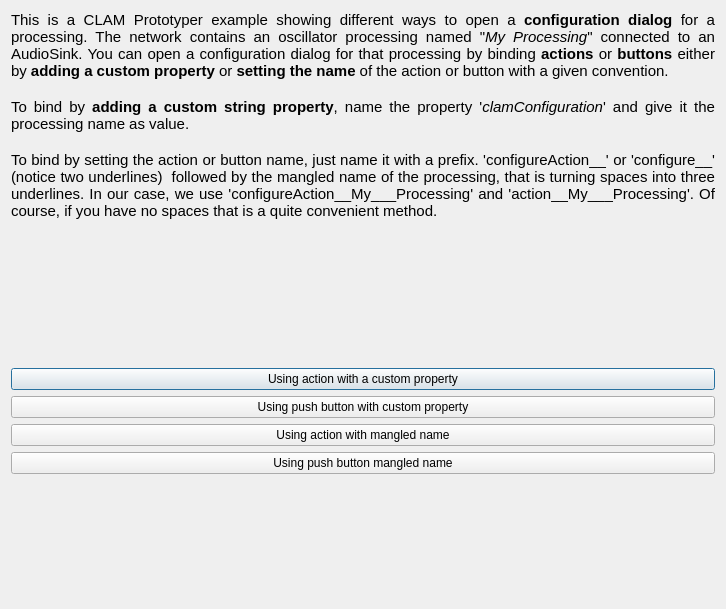
<?xml version="1.0" encoding="UTF-8"?>
<ui version="4.0">
 <class>ConfigurationBinders</class>
 <widget class="QDialog" name="ConfigurationBinders">
  <property name="geometry">
   <rect>
    <x>0</x>
    <y>0</y>
    <width>726</width>
    <height>609</height>
   </rect>
  </property>
  <property name="windowTitle">
   <string>Configuration Binders Example</string>
  </property>
  <layout class="QVBoxLayout" name="verticalLayout">
   <item>
    <widget class="QLabel" name="exampleDescription">
     <property name="sizePolicy">
      <sizepolicy hsizetype="MinimumExpanding" vsizetype="MinimumExpanding">
       <horstretch>0</horstretch>
       <verstretch>0</verstretch>
      </sizepolicy>
     </property>
     <property name="text">
      <string>&lt;!DOCTYPE HTML PUBLIC &quot;-//W3C//DTD HTML 4.0//EN&quot; &quot;http://www.w3.org/TR/REC-html40/strict.dtd&quot;&gt;
&lt;html&gt;&lt;head&gt;&lt;meta name=&quot;qrichtext&quot; content=&quot;1&quot; /&gt;&lt;style type=&quot;text/css&quot;&gt;
p, li { white-space: pre-wrap; }
&lt;/style&gt;&lt;/head&gt;&lt;body style=&quot; font-family:'DejaVu Sans'; font-size:11pt; font-weight:400; font-style:normal;&quot;&gt;
&lt;p style=&quot; margin-top:0px; margin-bottom:0px; margin-left:0px; margin-right:0px; -qt-block-indent:0; text-indent:0px;&quot;&gt;This is a CLAM Prototyper example showing different ways to open a &lt;span style=&quot; font-weight:600;&quot;&gt;configuration dialog&lt;/span&gt; for a processing. The network contains an oscillator processing named &amp;quot;&lt;span style=&quot; font-style:italic;&quot;&gt;My Processing&lt;/span&gt;&amp;quot; connected to an AudioSink. You can open a configuration dialog for that processing by binding &lt;span style=&quot; font-weight:600;&quot;&gt;actions&lt;/span&gt; or &lt;span style=&quot; font-weight:600;&quot;&gt;buttons&lt;/span&gt; either by &lt;span style=&quot; font-weight:600;&quot;&gt;adding a custom property&lt;/span&gt; or &lt;span style=&quot; font-weight:600;&quot;&gt;setting the name&lt;/span&gt; of the action or button with a given convention.&lt;/p&gt;
&lt;p style=&quot;-qt-paragraph-type:empty; margin-top:0px; margin-bottom:0px; margin-left:0px; margin-right:0px; -qt-block-indent:0; text-indent:0px;&quot;&gt;&lt;/p&gt;
&lt;p style=&quot; margin-top:0px; margin-bottom:0px; margin-left:0px; margin-right:0px; -qt-block-indent:0; text-indent:0px;&quot;&gt;To bind by &lt;span style=&quot; font-weight:600;&quot;&gt;adding a custom string property&lt;/span&gt;, name the property '&lt;span style=&quot; font-style:italic;&quot;&gt;clamConfiguration&lt;/span&gt;' and give it the processing name as value.&lt;/p&gt;
&lt;p style=&quot;-qt-paragraph-type:empty; margin-top:0px; margin-bottom:0px; margin-left:0px; margin-right:0px; -qt-block-indent:0; text-indent:0px;&quot;&gt;&lt;/p&gt;
&lt;p style=&quot; margin-top:0px; margin-bottom:0px; margin-left:0px; margin-right:0px; -qt-block-indent:0; text-indent:0px;&quot;&gt;To bind by setting the action or button name, just name it with a prefix. 'configureAction__' or 'configure__' (notice two underlines)  followed by the mangled name of the processing, that is turning spaces into three underlines. In our case, we use 'configureAction__My___Processing' and 'action__My___Processing'. Of course, if you have no spaces that is a quite convenient method.&lt;/p&gt;
&lt;p style=&quot;-qt-paragraph-type:empty; margin-top:0px; margin-bottom:0px; margin-left:0px; margin-right:0px; -qt-block-indent:0; text-indent:0px;&quot;&gt;&lt;/p&gt;&lt;/body&gt;&lt;/html&gt;</string>
     </property>
     <property name="textFormat">
      <enum>Qt::RichText</enum>
     </property>
     <property name="alignment">
      <set>Qt::AlignJustify|Qt::AlignTop</set>
     </property>
     <property name="wordWrap">
      <bool>true</bool>
     </property>
    </widget>
   </item>
   <item>
    <spacer name="verticalSpacer_2">
     <property name="orientation">
      <enum>Qt::Vertical</enum>
     </property>
     <property name="sizeHint" stdset="0">
      <size>
       <width>20</width>
       <height>40</height>
      </size>
     </property>
    </spacer>
   </item>
   <item>
    <widget class="QPushButton" name="buttonActionProperty">
     <property name="text">
      <string>Using action with a custom property</string>
     </property>
    </widget>
   </item>
   <item>
    <widget class="QPushButton" name="buttonWithProperty">
     <property name="text">
      <string>Using push button with custom property</string>
     </property>
     <property name="clamConfiguration" stdset="0">
      <string>My Processing</string>
     </property>
    </widget>
   </item>
   <item>
    <widget class="QPushButton" name="buttonActionName">
     <property name="text">
      <string>Using action with mangled name</string>
     </property>
    </widget>
   </item>
   <item>
    <widget class="QPushButton" name="configure__My___Processing">
     <property name="text">
      <string>Using push button mangled name</string>
     </property>
    </widget>
   </item>
   <item>
    <spacer name="verticalSpacer">
     <property name="orientation">
      <enum>Qt::Vertical</enum>
     </property>
     <property name="sizeHint" stdset="0">
      <size>
       <width>20</width>
       <height>40</height>
      </size>
     </property>
    </spacer>
   </item>
  </layout>
  <action name="actionConfigure__My___Processing">
   <property name="text">
    <string>Configure By Name</string>
   </property>
  </action>
  <action name="actionWhateverTheName">
   <property name="text">
    <string>Configure By Property</string>
   </property>
   <property name="toolTip">
    <string>Configure By Property</string>
   </property>
   <property name="clamConfiguration" stdset="0">
    <string>My Processing</string>
   </property>
  </action>
 </widget>
 <resources/>
 <connections>
  <connection>
   <sender>buttonActionName</sender>
   <signal>clicked()</signal>
   <receiver>actionConfigure__My___Processing</receiver>
   <slot>trigger()</slot>
   <hints>
    <hint type="sourcelabel">
     <x>199</x>
     <y>148</y>
    </hint>
    <hint type="destinationlabel">
     <x>-1</x>
     <y>-1</y>
    </hint>
   </hints>
  </connection>
  <connection>
   <sender>buttonActionProperty</sender>
   <signal>clicked()</signal>
   <receiver>actionWhateverTheName</receiver>
   <slot>trigger()</slot>
   <hints>
    <hint type="sourcelabel">
     <x>199</x>
     <y>184</y>
    </hint>
    <hint type="destinationlabel">
     <x>-1</x>
     <y>-1</y>
    </hint>
   </hints>
  </connection>
 </connections>
</ui>
